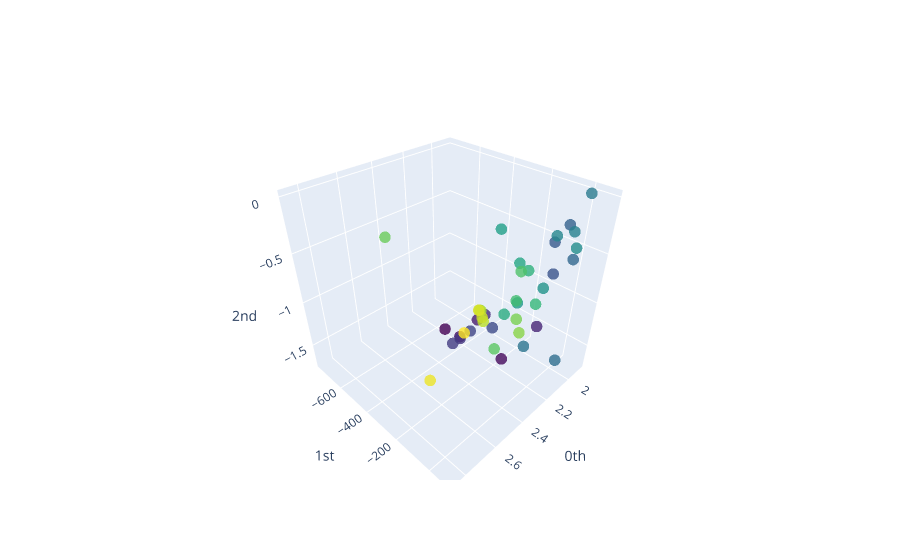

Write notebook code for a chart like this one.
### Code cell
persistence_entropy = PersistenceEntropy(normalize=True)
# Calculate topological feature matrix
X = persistence_entropy.fit_transform(persistence_diagrams)
# Visualise feature matrix
plot_point_cloud(X)

### Figure 1 — Plotly figure (JSON) as saved in the notebook; plotly's stock layout.template omitted (floating-point values rounded to 4 significant figures)
{"data": [{"marker": {"color": [0, 1, 2, 3, 4, 5, 6, 7, 8, 9, 10, 11, 12, 13, 14, 15, 16, 17, 18, 19, 20, 21, 22, 23, 24, 25, 26, 27, 28, 29, 30, 31, 32, 33, 34, 35, 36, 37, 38, 39], "colorscale": [[0, "#440154"], [0.1111, "#482878"], [0.2222, "#3e4989"], [0.3333, "#31688e"], [0.4444, "#26828e"], [0.5556, "#1f9e89"], [0.6667, "#35b779"], [0.7778, "#6ece58"], [0.8889, "#b5de2b"], [1, "#fde725"]], "opacity": 0.8, "size": 4}, "mode": "markers", "type": "scatter3d", "x": [2.772, 2.473, 2.663, 2.521, 2.343, 2.529, 2.699, 2.685, 2.633, 2.599, 2.117, 2.142, 2.036, 1.952, 1.957, 2.293, 1.891, 1.985, 2.139, 1.94, 2.192, 2.376, 2.448, 2.424, 2.258, 2.396, 2.26, 2.439, 2.384, 2.479, 2.384, 2.397, 2.393, 2.587, 2.569, 2.562, 2.57, 2.574, 2.865, 2.658], "y": [-20.31, 19.09, -44.32, -74.41, 84.42, -33.54, -13.56, -60.2, -20.39, 52.23, 5.464, 5.26, 4.903, 3.807, 4.603, 9.621, 3.515, 4.763, 9.309, 3.984, 9.822, 7.329, -42.29, 29.55, -125.2, 51.24, 21.66, 39.48, 14.16, -15.13, -770.3, 22.75, 39.39, -17.79, -24.4, -16.23, -15.93, -30.34, -9.485, -28.81], "z": [-0.4965, -1.066, -0.7093, -0.7359, -0.798, -0.6334, -0.6487, -0.769, -0.6607, -0.5804, -0.5832, -0.2761, -0.1987, -0.5766, -1.723, -1.152, -0.01981, -0.2926, -0.2204, -0.4757, -0.6523, -0.6263, 0, -0.2216, -1, -0.2833, -0.7333, -0.515, -0.3361, -1, -0.6727, -0.7442, -0.8613, -0.5182, -0.5457, -0.6414, -0.5979, -0.5454, -0.833, -0.6625]}], "layout": {"scene": {"xaxis": {"exponentformat": "e", "showexponent": "all", "title": {"text": "0th"}, "type": "linear"}, "yaxis": {"exponentformat": "e", "showexponent": "all", "title": {"text": "1st"}, "type": "linear"}, "zaxis": {"exponentformat": "e", "showexponent": "all", "title": {"text": "2nd"}, "type": "linear"}}}}
